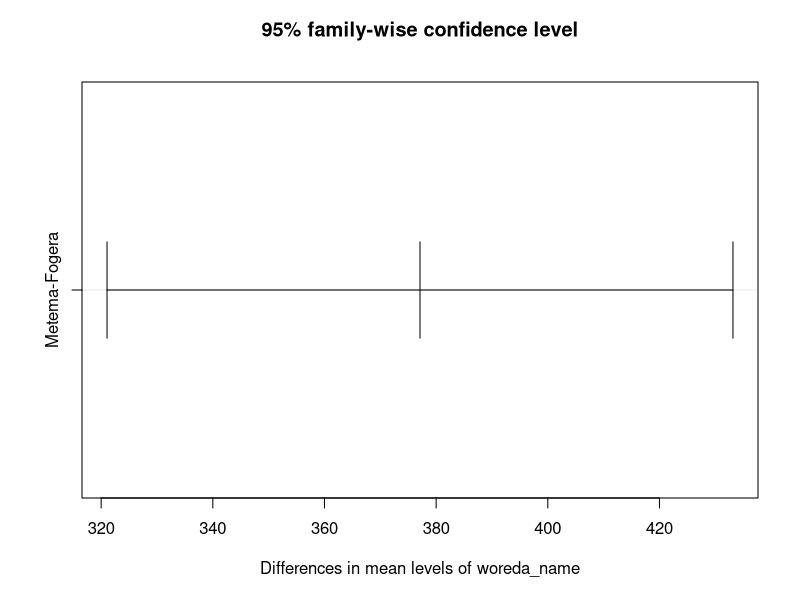
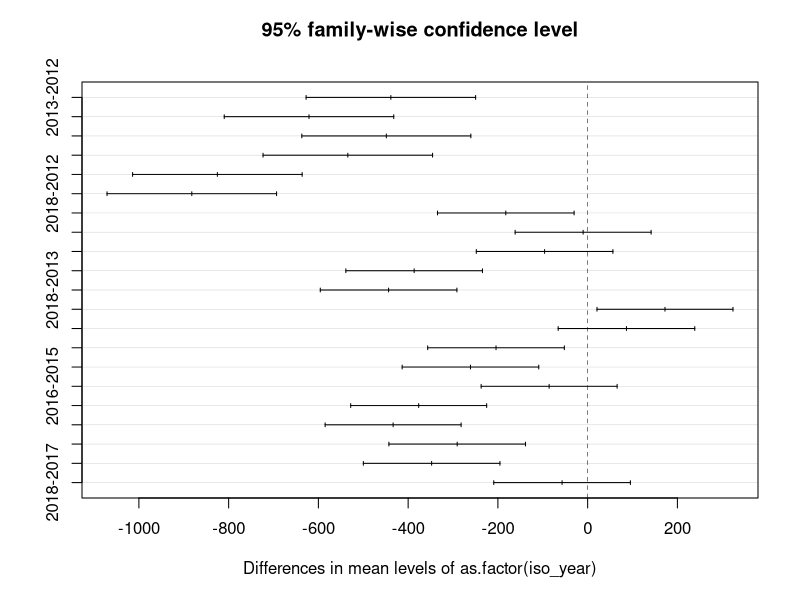
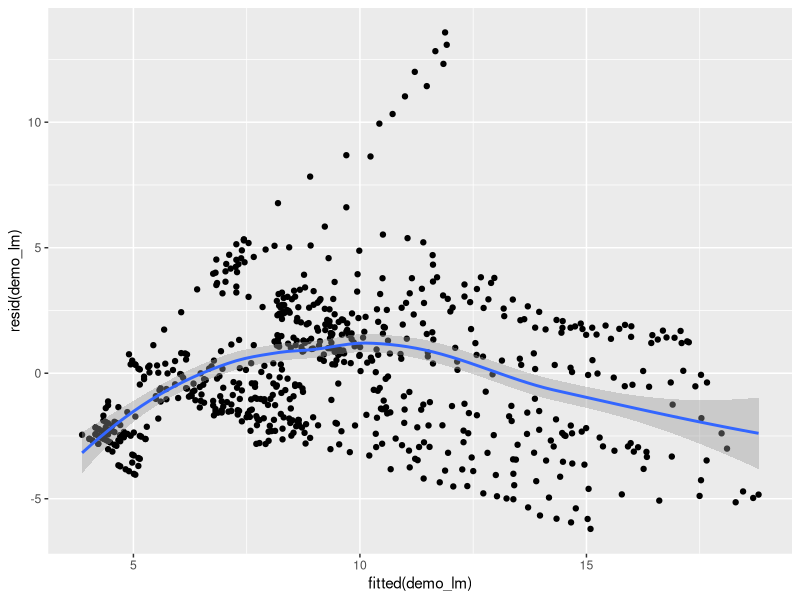

These figures' R source, in order:
## ---- chunk 1
knitr::opts_chunk$set(echo = TRUE)
## ---- chunk 2
33
23 + 46
(160 + 13) * 2.1
237.81 / (3.7^2 + sqrt(165.3)) - 26.23
## ---- chunk 3
x <- 15
x
y <- 23 + 15 / 2
y
z <- x + y
z
case <- 238
population <- 34226
incidence <- 10000 * case/population
incidence
## ---- chunk 4
x
print(x)
## ---- chunk 5
cases <- c(43, 56, 23, 67, 81, 150, 110, 122, 161, 238, 138, 74)
cases
## ---- chunk 6
month <- seq(from=1, to=12, by=1)
month
month2 <- 1:12
month2
pop <- rep(x=population, times=12)
pop
## ---- chunk 7
cases * 2
cases2 <- c(22, 5, 13, 16, 22, 34, 24, 56, 431, 88, 67, 45)
totcases <- cases + cases2
totcases
inc <- 10000 * cases/pop
inc
## ---- chunk 8
mean(inc)
sum(cases)
length(inc)
sum(inc) / length(inc)
var(cases)
sum((cases - mean(cases))^2) / (length(cases)-1)
## ---- chunk 9
cases[5]
cases[c(1, 3, 8, 11)]
cases[9:12]
cases[-2]
## ---- chunk 10
inc > 10
incgt10 <- inc > 10
class(incgt10)
inc[incgt10]
inc2 <- inc[inc > 10] 
inc2
## ---- chunk 11
mname <- c("Jan", "Feb", "Mar", "Apr", "May", "Jun", "Jul", "Aug", "Sep", "Oct", "Nov", "Dec")
class(mname)
names(inc) <-mname
inc[c("Jun", "Jul", "Aug")]
## ---- chunk 12
worname <- c("Mecha", "Dembecha", "Libokemkem", "Fogera", "South Achefer")
worfact <- factor(worname)
worname
class(worfact)
worfact

## ---- chunk 13
treat_num <- c(2, 1, 1, 2, 1, 1, 1, 2, 2, 2, 1, 1)
summary(treat_num)
treat_fac <- factor(treat_num, labels = c("treatment", "control"))
summary(treat_fac)
## ---- chunk 14
mat1 <- cbind(month, cases, pop, inc)
mat1
class(mat1)
rownames(mat1)
colnames(mat1)
## ---- chunk 15
dim(mat1)
mat1[1,1]
mat1[,4]
mat1[2,]
## ---- chunk 16
my_list <- list(mycases = cases, mypop = population)
my_list
my_list[[1]]
my_list[[2]]
my_list$mycases
my_list[["mypop"]]
## ---- chunk 17
epi_data <- data.frame(mname, month, cases, pop, inc)
attributes(epi_data)
summary(epi_data)
## ---- chunk 18
epi_data$mname
epi_data$inc
## ---- chunk 19
epi_data[3, 4]
epi_data[1:3,]
epi_data[,3]
epi_data[,"inc"]
## ---- chunk 20
epi_data[epi_data$inc > 10,]
epi_data[epi_data$mname == "Jun",]
new_data <- epi_data[epi_data$month >= 7,]
new_data
new_data2 <- subset(epi_data, month >= 7)
new_data2
## ---- chunk 21
library(tibble)
## ---- chunk 22
as_tibble(iris)
## ---- chunk 23
df <- tibble(
  woreda = "Mecha",
  iso_week = 1:5,
  iso_year = 2017,
  cases = c(10, 12, 7, 9, 5),
  population = 5129,
  incidence = cases / population * 1000
)
df
## ---- chunk 24
print(df)
## ---- chunk 25
df
## ---- chunk 26
library(readr)
data <- read_csv(file = "data_day1.csv")
## ---- chunk 27
as.data.frame(data)
## ---- chunk 28
data
## ---- chunk 29
myvector2 <- c(2012, 2012, 2012, 2013, 2013, 2013)
summary(myvector2)
levels(myvector2)
summary(as.factor(myvector2))
levels(as.factor(myvector2))
as.character(myvector2)
## ---- chunk 30
today <- Sys.Date()
today
class(today)
## ---- chunk 31
datetxt <- c("2017-12-30", "2018-1-2", "2018-1-3", "2018-1-4")
summary(datetxt)
class(datetxt)
dateobj <- as.Date(datetxt)
summary(dateobj)
class(dateobj)
as.character(dateobj)
as.numeric(dateobj)
## ---- chunk 32
library(lubridate)
isoweek(dateobj)
isoyear(dateobj)

## ---- chunk 33
myvector <- c(2, NA, 9, 2, 1, NA)
is.na(myvector)
sum(is.na(myvector))
mean(myvector)
mean(myvector, na.rm=T)
## ---- chunk 34
demo_data <- read_csv(file = "data_day1.csv")
t.test(x=demo_data$mal_case)
t.test(x=demo_data$mal_case, conf.level=0.9)
t.test(x=demo_data$mal_case, conf.level=0.99)
## ---- chunk 35
t.test(mal_case ~ woreda_name, data=demo_data)
## ---- chunk 36
demo_aov <- aov(mal_case ~ woreda_name + as.factor(iso_year), data=demo_data)
class(demo_aov)
anova(demo_aov)
demo_mc <- TukeyHSD(demo_aov)
print(demo_mc)
plot(demo_mc)
## ---- chunk 37
demo_lm <- lm(sqrt(test_pv_only + 1) ~ sqrt(test_pf_tot + 1), data=demo_data)
class(demo_lm)
attributes(demo_lm)
summary(demo_lm)
anova(demo_lm)
coef(demo_lm)

library(ggplot2)
qplot(x=fitted(demo_lm), y=resid(demo_lm), geom=c("point", "smooth"))
